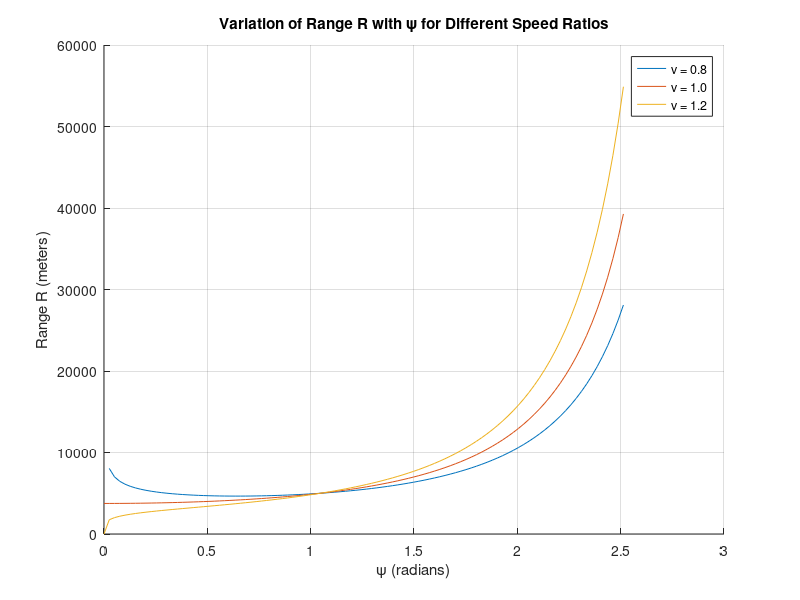

The MATLAB script that drew this image:
% MATLAB Code to plot Range R vs Angle psi for different speed ratios

% Given values
R0 = 5000; % Initial range in meters
psi0 = pi / 3; % Initial angle in radians
nu_values = [0.8, 1, 1.2]; % Speed ratios

% Define psi range from 0 to pi, monotonic 
psi = linspace(0, 0.8*pi, 100);

% Create a figure for plotting
figure(1);
hold on;

% Loop over different speed ratios
for nu = nu_values
    % Compute the range R as a function of psi
    R = R0 * (power(cos(psi0/2),nu+1))/(power(sin(psi0/2),nu-1)) * (power(sin(psi/2),nu-1))./(power(cos(psi/2),nu+1));
    
    % Plot R vs psi
    plot(psi, R, 'DisplayName', sprintf('\\nu = %.1f', nu));
end

% Add labels, title, and legend
xlabel('\psi (radians)');
ylabel('Range R (meters)');
title('Variation of Range R with \psi for Different Speed Ratios');
legend('show');
grid on;
hold off;


% % Parameters
% R0 = 5000; % Initial range in meters
% psi0 = pi/3; % Initial angle in radians
% alpha_P0 = psi0; % Initial heading angle
% V_T = 300; % Target speed in m/s (example value)
% nu = [0.8, 1, 1.2]; % Speed ratios
% 
% % Preallocate range arrays
% R_values = zeros(100, length(nu));
% psi_values = linspace(0, 2*pi, 100);
% 
% % Loop over different speed ratios
% for j = 1:length(nu)
%     V_P = nu(j) * V_T; % Pursuer speed
%     for i = 1:length(psi_values)
%         psi = psi_values(i);
%         % Calculate range R as a function of psi (example function)
%         R_values(i, j) = R0 * exp(-psi); % Simplified for demonstration
%     end
% end
% 
% % Plot results
% figure;
% hold on;
% plot(psi_values, R_values(:, 1), 'r-', 'DisplayName', '\nu = 0.8');
% plot(psi_values, R_values(:, 2), 'b-', 'DisplayName', '\nu = 1');
% plot(psi_values, R_values(:, 3), 'g-', 'DisplayName', '\nu = 1.2');
% xlabel('\psi (radians)');
% ylabel('Range R (meters)');
% title('Variation of Range R with \psi for different speed ratios \nu');
% legend show;
% grid on;
